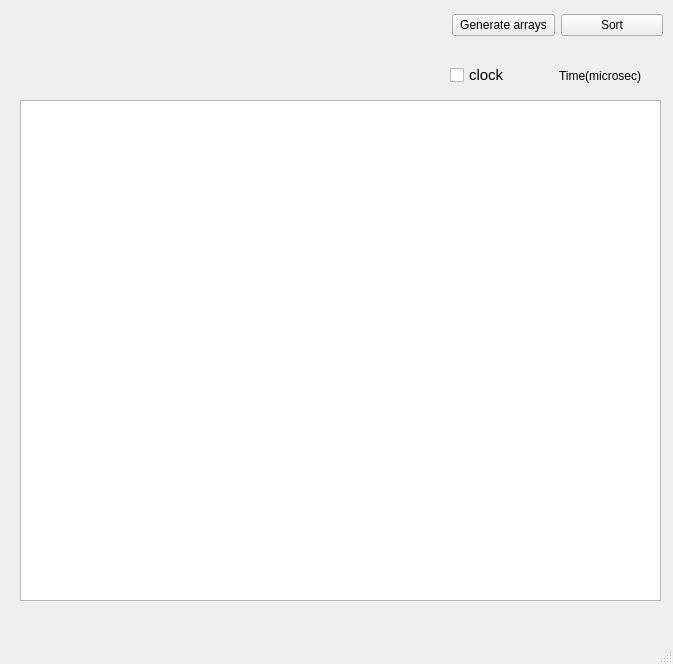
<?xml version="1.0" encoding="UTF-8"?>
<ui version="4.0">
 <class>MainWindow</class>
 <widget class="QMainWindow" name="MainWindow">
  <property name="geometry">
   <rect>
    <x>0</x>
    <y>0</y>
    <width>673</width>
    <height>664</height>
   </rect>
  </property>
  <property name="windowTitle">
   <string>MainWindow</string>
  </property>
  <widget class="QWidget" name="centralwidget">
   <widget class="QTableWidget" name="tableWidget">
    <property name="geometry">
     <rect>
      <x>20</x>
      <y>100</y>
      <width>641</width>
      <height>501</height>
     </rect>
    </property>
    <property name="cursor" stdset="0">
     <cursorShape>IBeamCursor</cursorShape>
    </property>
    <property name="mouseTracking">
     <bool>true</bool>
    </property>
    <property name="autoScroll">
     <bool>true</bool>
    </property>
    <property name="autoScrollMargin">
     <number>5</number>
    </property>
    <property name="selectionMode">
     <enum>QAbstractItemView::SingleSelection</enum>
    </property>
    <property name="cornerButtonEnabled">
     <bool>false</bool>
    </property>
    <property name="rowCount">
     <number>0</number>
    </property>
    <attribute name="horizontalHeaderDefaultSectionSize">
     <number>50</number>
    </attribute>
   </widget>
   <widget class="QLabel" name="ar1">
    <property name="geometry">
     <rect>
      <x>20</x>
      <y>10</y>
      <width>371</width>
      <height>21</height>
     </rect>
    </property>
    <property name="font">
     <font>
      <pointsize>9</pointsize>
     </font>
    </property>
    <property name="text">
     <string/>
    </property>
   </widget>
   <widget class="QLabel" name="ar2">
    <property name="geometry">
     <rect>
      <x>20</x>
      <y>70</y>
      <width>371</width>
      <height>21</height>
     </rect>
    </property>
    <property name="font">
     <font>
      <pointsize>9</pointsize>
     </font>
    </property>
    <property name="text">
     <string/>
    </property>
   </widget>
   <widget class="QWidget" name="layoutWidget">
    <property name="geometry">
     <rect>
      <x>450</x>
      <y>60</y>
      <width>211</width>
      <height>31</height>
     </rect>
    </property>
    <layout class="QHBoxLayout" name="horizontalLayout_2">
     <item>
      <widget class="QCheckBox" name="ifClock">
       <property name="font">
        <font>
         <pointsize>11</pointsize>
        </font>
       </property>
       <property name="text">
        <string>clock</string>
       </property>
      </widget>
     </item>
     <item>
      <widget class="QLabel" name="time">
       <property name="font">
        <font>
         <pointsize>9</pointsize>
        </font>
       </property>
       <property name="text">
        <string>Time(microsec)</string>
       </property>
      </widget>
     </item>
    </layout>
   </widget>
   <widget class="QWidget" name="layoutWidget">
    <property name="geometry">
     <rect>
      <x>452</x>
      <y>10</y>
      <width>211</width>
      <height>30</height>
     </rect>
    </property>
    <layout class="QHBoxLayout" name="horizontalLayout">
     <item>
      <widget class="QPushButton" name="pushButton">
       <property name="text">
        <string>Generate arrays</string>
       </property>
      </widget>
     </item>
     <item>
      <widget class="QPushButton" name="sortB">
       <property name="font">
        <font>
         <pointsize>9</pointsize>
        </font>
       </property>
       <property name="text">
        <string>Sort</string>
       </property>
      </widget>
     </item>
    </layout>
   </widget>
  </widget>
  <widget class="QMenuBar" name="menubar">
   <property name="geometry">
    <rect>
     <x>0</x>
     <y>0</y>
     <width>673</width>
     <height>26</height>
    </rect>
   </property>
  </widget>
  <widget class="QStatusBar" name="statusbar"/>
 </widget>
 <resources/>
 <connections/>
</ui>
